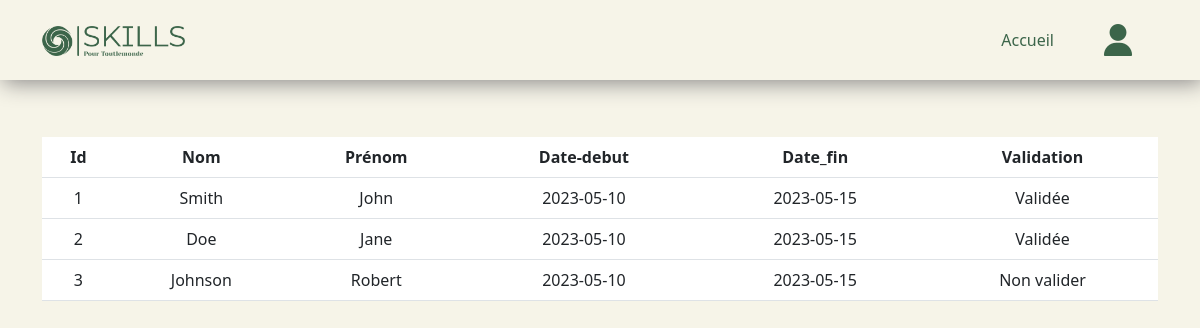
The app's page /formateur/valid.php?id_session=1 with its own data.
### tables this page shows
CREATE TABLE inscriptions (
    id_inscription INT PRIMARY KEY AUTO_INCREMENT,
    id_appr INT,
    id_session INT,
    validate boolean,
    FOREIGN KEY (id_appr) REFERENCES apprenants (id_appr),
    FOREIGN KEY (id_session) REFERENCES sessions (id_session)
);

CREATE TABLE apprenants (
    id_appr INT PRIMARY KEY AUTO_INCREMENT,
    nom_appr VARCHAR(50),
    prenom_appr VARCHAR(50),
    email_appr VARCHAR(100),
    password_appr VARCHAR(200)
);

CREATE TABLE sessions (
    id_session INT PRIMARY KEY AUTO_INCREMENT,
    date_debut DATE,
    date_fin DATE,
    etat VARCHAR(50),
    places INT,
    id_formation INT,
    id_formateur INT,
    FOREIGN KEY (id_formateur) REFERENCES formateurs (id_formateur),
    FOREIGN KEY (id_formation) REFERENCES formations (id_formation)

);

### formateur/valid.php (the view, shortened to what this page needs)
<?php
$id_session =  $_GET['id_session'];
require "../connection.php";
require "./navbar.php";
$query = "SELECT a.*, s.id_session, s.date_debut, s.date_fin, s.etat, i.*
FROM inscriptions i
INNER JOIN sessions s ON i.id_session = s.id_session
INNER JOIN apprenants a ON i.id_appr = a.id_appr
WHERE s.id_session = :id_session";
$stmt = $pdo->prepare($query);
$stmt->bindParam(':id_session', $id_session);
$stmt->execute();
$rows = $stmt->fetchAll(PDO::FETCH_ASSOC);
$table= "<div class='container'>
            <div class='modal-body'>
                <table class='table table-striped'>
                    <thead>
                        <tr>
                            <th>Id</th>
                            <th>Nom</th>
                            <th>Prénom</th>
                            <th>Date-debut</th>
                            <th>Date_fin</th>
                            <th>Validation</th>
                        </tr>
                    </thead>
                    <tbody>";
                    foreach ($rows as $row) {
                        if ($row['validate'] === 1) {
                            $validate = 'Validée';
                        } elseif ($row['validate'] === 0) {
                            $validate = 'Non valider';
                        } elseif ($row['validate'] === NULL) {
                            $validate = 'Pas en cours';
                        }
                        $table .= "<tr>
                                        <td>{$row['id_appr']}</td>
                                        <td>{$row['nom_appr']}</td>
                                        <td>{$row['prenom_appr']}</td>
                                        <td>{$row['date_debut']}</td>
                                        <td>{$row['date_fin']}</td>
                                        <td>";
                        if ($row['validate'] === null) {
                            $table .= "<form method='POST' action=''>
                                            <input type='hidden' name='id_inscription' value='{$row['id_inscription']}' />
                                            <input type='submit' class='btn' name='valider-{$row['id_inscription']}' value='Valider' />
                                            <input type='submit' class='btn nv' name='Nvalider-{$row['id_inscription']}' value='Non Valider' />
                                        </form>";
                        } else {
                            $table .= $validate;
                        }
                        $table .= "</td>
                                    </tr>";
                    }
                    $table .= "</tbody>
                                </table>
                                </div>
                            </div>
                        </div>";
                    echo $table;
?>

### formateur/valid.php (style rules this page uses)
table { width: 100%; border-collapse: collapse; }
table thead tr th { background-color: #3c654a; color: #3c654a; font-weight: bold; padding: 10px; }
.modal-body { margin-top: 137px; }
table tbody tr td { padding: 10px; }
table tbody tr:nth-child(even) { background-color: #f2f2f2; }
.table>:not(caption)>*>* { padding: .5rem .5rem; background-color: var(--bs-table-bg); border-bottom-width: var(--bs-border-width); box-shadow: inset 0 0 0 9999px var(--bs-table-accent-bg); text-align: center; }

### records on screen
inscriptions: id_appr "1", id_appr.nom_appr "Smith", id_appr.prenom_appr "John", id_session.date_debut "2023-05-10", id_session.date_fin "2023-05-15", validate "Validée"
inscriptions: id_appr "2", id_appr.nom_appr "Doe", id_appr.prenom_appr "Jane", id_session.date_debut "2023-05-10", id_session.date_fin "2023-05-15", validate "Validée"
inscriptions: id_appr "3", id_appr.nom_appr "Johnson", id_appr.prenom_appr "Robert", id_session.date_debut "2023-05-10", id_session.date_fin "2023-05-15", validate "Non valider"
